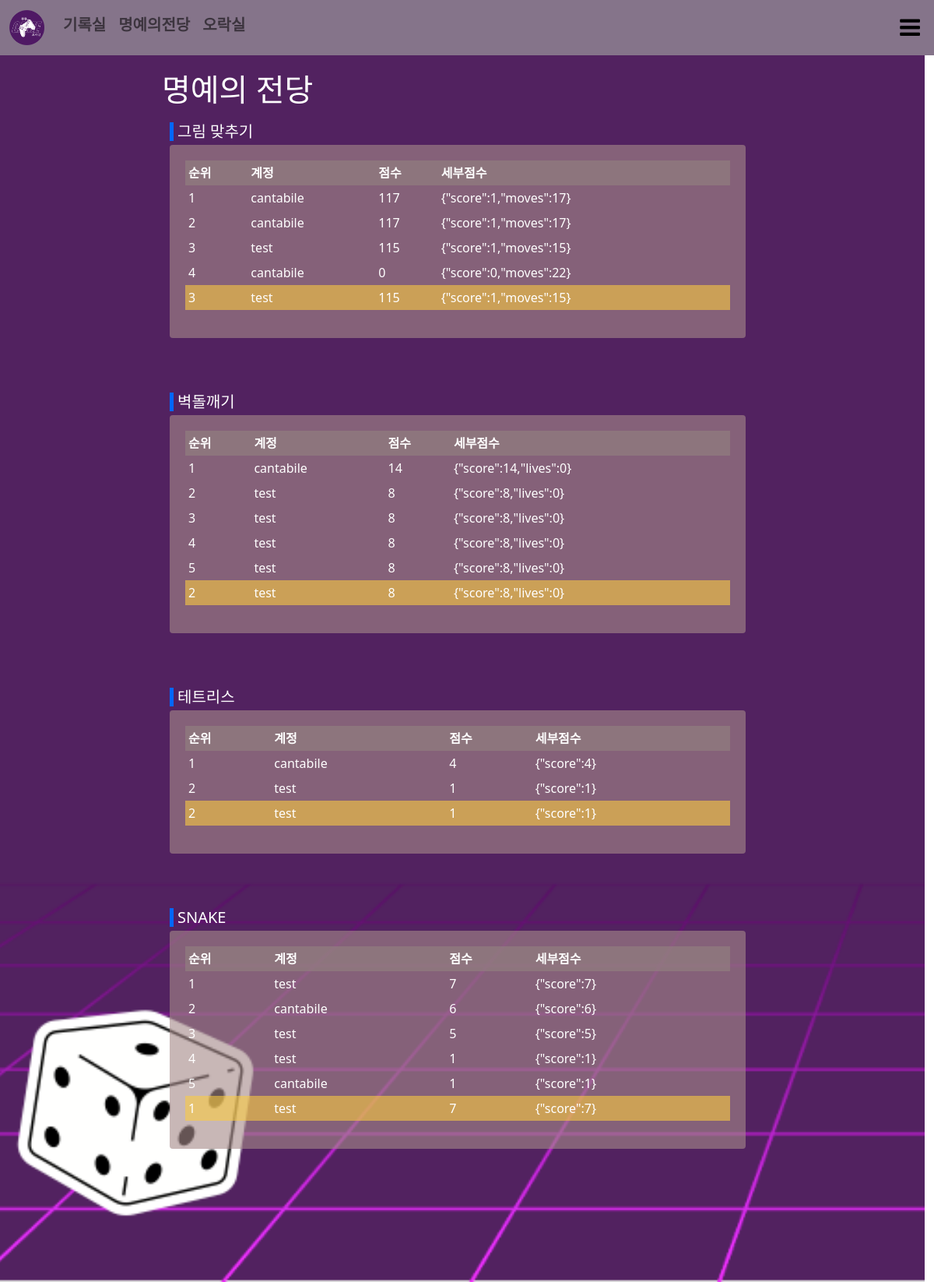
Screenshot of /mypage/ranking/ (signed in) with the database file from the repository.
### games/models.py (models this page shows, shortened)
class Games(models.Model):
    id = models.BigAutoField(primary_key=True)
    title = models.CharField('타이틀', max_length=100)
    description = models.TextField('설명')
    game_html = models.CharField('게임html',max_length=100)
    img_src = models.CharField('이미지src', max_length=100, default='')
    is_show = models.BooleanField('show', default=True)
    insert_date = models.DateTimeField('insert date')
    update_date = models.DateTimeField('update date')
    show = ShowGames()
    all_games = AllGames()
    class Mete:
        verbose_name ="Game"
        verbose_name_plural = "Games"
        ordering = ['-insert_date']

class Score(models.Model):
    id = models.BigAutoField(help_text = "score id", primary_key=True)
    score_data = models.CharField("점수정보", max_length=100)
    insert_date = models.DateTimeField('insert date', default=timezone.localtime())
    total = models.FloatField("총점", default=0)
    user_id = models.ForeignKey(User, related_name="user", on_delete=models.CASCADE, db_column="user_id")
    games_id = models.ForeignKey(Games, related_name="game", on_delete=models.CASCADE, db_column="games_id")
    @property
    def total(self):
        score_total = 0
        score_info = json.loads(self.score_data)
        if self.games_id.id == 1 or self.games_id.id == 4 or self.games_id.id == 5:
            score_total = score_info['score']
        elif self.games_id.id == 2 :
            stars = score_info['score']*100
            moves = score_info['moves']*score_info['score']
            score_total = stars + moves
        elif self.games_id.id == 3 :
            score = score_info['score']
            lives = score_info['lives']*10
            score_total = score + lives
        return score_total
    class Meta:
        verbose_name = "Score"
        verbose_name_plural = "Scores"
        ordering = ['-insert_date']

### mypage/views.py (the view)
# urls.py: path('ranking/', views.MyapageRanking, name="myapageRanking"),
def MyapageRanking(request):
    user = get_object_or_404(User, username = request.user)
    print(user.id)
    scores = Score.objects.all()
    games = Games.show.all()
    rankingList = {}
    myList = {}
    for score in scores:
        if rankingList.get(score.games_id.id) is None:
            rankingList[score.games_id.id] = []
            myList[score.games_id.id] = []
        rankingList[score.games_id.id].append(score)
    for key, rank in rankingList.items():
        data = sorted(rank, key= lambda x : -x.total)
        i = 0
        for score in data:
            i += 1
            score.ranking =i
        rankingList[key] = data
        userlist=list(filter(lambda x: x.user_id==request.user, data))
        userlist = sorted(userlist, key=lambda x : x.ranking)
        myList[key] = userlist
    context = {'games': games, 'ranking':rankingList, 'myrank':myList}
    return render(request, "ranking.html", context)

### games/models.py (called while the page is built)
    def get_queryset(self):
        qs = super(ShowGames, self).get_queryset()
        return qs.filter(is_show = True)

### mypage/templatetags/filters.py (called while the page is built)
@register.filter
def get_ranking(dictionary, key):
    results = []
    if dictionary.get(key) != None:
        results = dictionary.get(key)
        results = results[0:5]
    return results

@register.filter
def get_my_rank(dictionary, key):
    return_value = []
    results = []
    print(dictionary.get(key))
    if len(dictionary.get(key)) > 0:
        results = dictionary.get(key)
        return_value.append(results[0])
    return return_value

### mypage/templates/ranking.html
{% extends "base.html" %}
{% load static %}
{% load filters %}
{% block stylesheet %}
<link href="{% static 'css/mypage/ranking.css' %}" rel = "stylesheet">
{% endblock%}
{% block explain_contents %}
<div>
  <div>
    <h1>명예의 전당</h1>
  </div>
  <div style="padding:10px;">
    {% for game in games %}
    <div class="ranking_game" style="margin-bottom:70px">
      <div class="ranking_game_title" style="margin-bottom:5px;">
        <h5 class="title">{{game.title}}</h5>
      </div>
      <div class="ranking_table_cont">
        <table class="table table-borderless table-sm text-white">
          <thead class="ranking_table_head">
          <tr>
            <th class="th-sm">순위</th>
            <th class="th-sm">계정</th>
            <th class="th-sm">점수</th>
            <th class="th-sm">세부점수</th>
          </tr>
          </thead>
          <tbody>
          {% for value in ranking|get_ranking:game.id %}
          <tr>
            <td>{{value.ranking}}</td>
            <td>{{value.user_id}}</td>
            <td>{{value.total}}</td>
            <td>{{value.score_data}}</td>
          </tr>
          {%empty%}
          <tr>
            <td colspan="4">등록된 내용이 없습니다.</td>
          </tr>
          {% endfor %}
          </tbody>
          <tfoot >
          {% for value in myrank|get_my_rank:game.id %}
            <tr class="ranking_table_foot">
              <td>{{value.ranking}}</td>
              <td>{{value.user_id}}</td>
              <td>{{value.total}}</td>
              <td>{{value.score_data}}</td>
            </tr>
            {%empty%}
            <tr>
              <td colspan="4">등록된 내용이 없습니다.</td>
            </tr>
          {% endfor %}
          </tfoot>
        </table>
      </div>
    </div>
    {% endfor %}
  </div>
</div>
{% endblock explain_contents%}

### static/css/mypage/ranking.css (style rules this page uses)
.ranking_game { margin-bottom:60px; }
.ranking_game_title { margin-bottom:5px; }
.ranking_game_title .title { margin-bottom:5px; padding-left:5px; border-left:5px solid #0067ff; }
.ranking_table_cont { background:#a689899c; border-radius:4px; padding:20px; }
.ranking_table_head { background:#928080a8; }
.ranking_table_foot { background:#fccd4096; padding 4px; margin-top:5px; }

### rows the page displays
Games: title "그림 맞추기"
Score: ranking "1", user_id "cantabile", total "117", score_data "{\"score\":1,\"moves\":17}"
Score: ranking "2", user_id "cantabile", total "117", score_data "{\"score\":1,\"moves\":17}"
Score: ranking "3", user_id "test", total "115", score_data "{\"score\":1,\"moves\":15}"
Score: ranking "4", user_id "cantabile", total "0", score_data "{\"score\":0,\"moves\":22}"
Games: title "벽돌깨기"
Score: ranking "1", user_id "cantabile", total "14", score_data "{\"score\":14,\"lives\":0}"
Score: ranking "2", user_id "test", total "8", score_data "{\"score\":8,\"lives\":0}"
Score: ranking "3", user_id "test", total "8", score_data "{\"score\":8,\"lives\":0}"
Score: ranking "4", user_id "test", total "8", score_data "{\"score\":8,\"lives\":0}"
Score: ranking "5", user_id "test", total "8", score_data "{\"score\":8,\"lives\":0}"
Games: title "테트리스"
Score: ranking "1", user_id "cantabile", total "4", score_data "{\"score\":4}"
Score: ranking "2", user_id "test", total "1", score_data "{\"score\":1}"
Games: title "SNAKE"
Score: ranking "1", user_id "test", total "7", score_data "{\"score\":7}"
Score: ranking "2", user_id "cantabile", total "6", score_data "{\"score\":6}"
Score: ranking "3", user_id "test", total "5", score_data "{\"score\":5}"
Score: ranking "4", user_id "test", total "1", score_data "{\"score\":1}"
Score: ranking "5", user_id "cantabile", total "1", score_data "{\"score\":1}"
